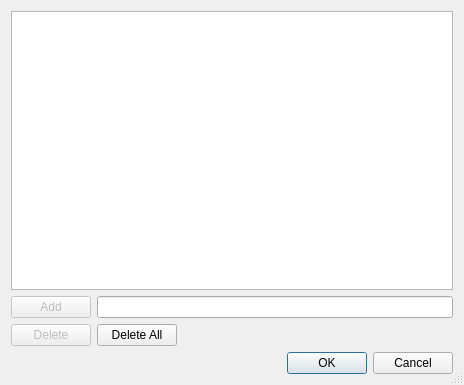
<ui version="4.0" >
 <class>ExceptionsFilterDialog</class>
 <widget class="QDialog" name="ExceptionsFilterDialog" >
  <property name="geometry" >
   <rect>
    <x>0</x>
    <y>0</y>
    <width>464</width>
    <height>385</height>
   </rect>
  </property>
  <property name="windowTitle" >
   <string>Exceptions Filter</string>
  </property>
  <property name="whatsThis" >
   <string>&lt;b>Exception Filter&lt;/b>
&lt;p>This dialog is used to enter the exception types, that shall be highlighted during a debugging session. If this list is empty, all exception types will be highlighted. If the exception reporting flag in the "Start Debugging" dialog is unchecked, no exception will be reported at all.&lt;/p>
&lt;p>Please note, that unhandled exceptions are always highlighted independent of these settings.&lt;/p></string>
  </property>
  <property name="sizeGripEnabled" >
   <bool>true</bool>
  </property>
  <layout class="QVBoxLayout" name="verticalLayout" >
   <item>
    <widget class="QListWidget" name="exceptionList" >
     <property name="toolTip" >
      <string>List of exceptions that shall be highlighted</string>
     </property>
     <property name="alternatingRowColors" >
      <bool>true</bool>
     </property>
    </widget>
   </item>
   <item>
    <layout class="QHBoxLayout" name="horizontalLayout" >
     <item>
      <widget class="QPushButton" name="addButton" >
       <property name="enabled" >
        <bool>false</bool>
       </property>
       <property name="toolTip" >
        <string>Press to add the entered exception to the list</string>
       </property>
       <property name="text" >
        <string>Add</string>
       </property>
      </widget>
     </item>
     <item>
      <widget class="QLineEdit" name="exceptionEdit" >
       <property name="toolTip" >
        <string>Enter an exception type that shall be highlighted</string>
       </property>
      </widget>
     </item>
    </layout>
   </item>
   <item>
    <layout class="QHBoxLayout" name="horizontalLayout_2" >
     <item>
      <widget class="QPushButton" name="deleteButton" >
       <property name="enabled" >
        <bool>false</bool>
       </property>
       <property name="toolTip" >
        <string>Press to delete the selected exception from the list</string>
       </property>
       <property name="text" >
        <string>Delete</string>
       </property>
      </widget>
     </item>
     <item>
      <widget class="QPushButton" name="deleteAllButton" >
       <property name="toolTip" >
        <string>Press to delete all exceptions from the list</string>
       </property>
       <property name="text" >
        <string>Delete All</string>
       </property>
      </widget>
     </item>
     <item>
      <spacer name="horizontalSpacer" >
       <property name="orientation" >
        <enum>Qt::Horizontal</enum>
       </property>
       <property name="sizeHint" stdset="0" >
        <size>
         <width>40</width>
         <height>20</height>
        </size>
       </property>
      </spacer>
     </item>
    </layout>
   </item>
   <item>
    <widget class="QDialogButtonBox" name="buttonBox" >
     <property name="orientation" >
      <enum>Qt::Horizontal</enum>
     </property>
     <property name="standardButtons" >
      <set>QDialogButtonBox::Cancel|QDialogButtonBox::Ok</set>
     </property>
    </widget>
   </item>
  </layout>
 </widget>
 <layoutdefault spacing="6" margin="11" />
 <pixmapfunction>qPixmapFromMimeSource</pixmapfunction>
 <tabstops>
  <tabstop>exceptionList</tabstop>
  <tabstop>exceptionEdit</tabstop>
  <tabstop>addButton</tabstop>
  <tabstop>deleteButton</tabstop>
  <tabstop>deleteAllButton</tabstop>
  <tabstop>buttonBox</tabstop>
 </tabstops>
 <resources/>
 <connections>
  <connection>
   <sender>buttonBox</sender>
   <signal>accepted()</signal>
   <receiver>ExceptionsFilterDialog</receiver>
   <slot>accept()</slot>
   <hints>
    <hint type="sourcelabel" >
     <x>26</x>
     <y>309</y>
    </hint>
    <hint type="destinationlabel" >
     <x>26</x>
     <y>325</y>
    </hint>
   </hints>
  </connection>
  <connection>
   <sender>buttonBox</sender>
   <signal>rejected()</signal>
   <receiver>ExceptionsFilterDialog</receiver>
   <slot>reject()</slot>
   <hints>
    <hint type="sourcelabel" >
     <x>85</x>
     <y>310</y>
    </hint>
    <hint type="destinationlabel" >
     <x>85</x>
     <y>324</y>
    </hint>
   </hints>
  </connection>
 </connections>
</ui>
